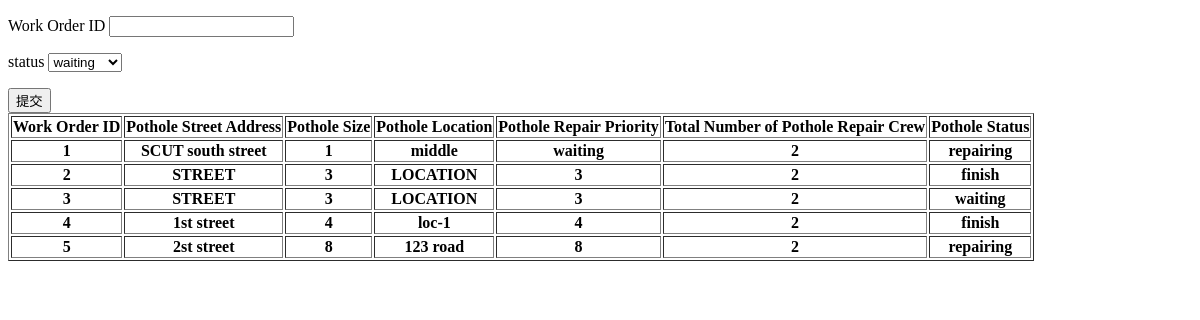
Page /admini/ on the earlier database version.
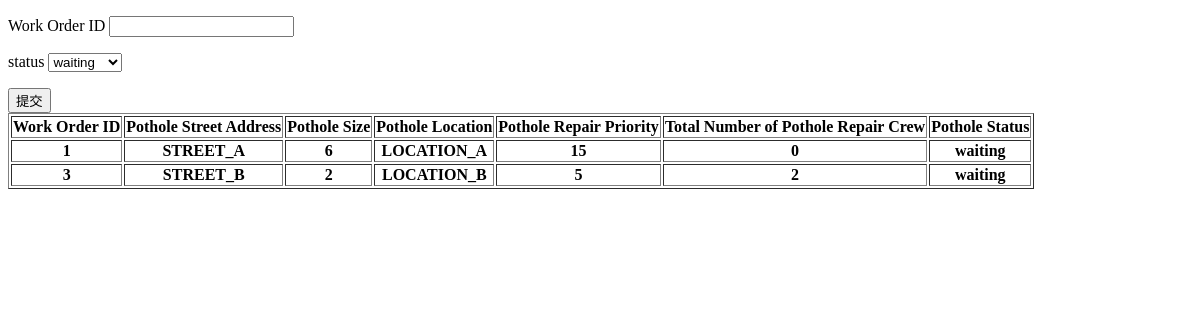
Same page on the later database version.
### models/models.py (models this page shows)
class WorkOrder(models.Model):
    pothole = models.OneToOneField(Potholes, on_delete=models.CASCADE)
    repair_crew = models.OneToOneField(RepairCrew, on_delete=models.DO_NOTHING, blank=True, null=True)
    hours_applied = models.IntegerField(blank=True, null=True)
    status = models.CharField(max_length=20)  # 3 status: waiting; repairing; finish
    filter_material = models.CharField(default="Nothing", max_length=50, blank=True, null=True)
    cost = models.IntegerField(default=10, blank=True, null=True)

class Potholes(models.Model):
    street_address = models.CharField(max_length=80)
    size = models.IntegerField()
    location = models.CharField(max_length=20)  # 2 status: middle, curb
    district = models.CharField(max_length=50)
    repair_priority = models.IntegerField(blank=True, null=True)

### admin_report/views.py (the view)
# urls.py: path('', views.admin_page_render),
def admin_page_render(request):
    work_orders = WorkOrder.objects.all()
    data = []
    for work_order in work_orders:
        num_people = get_repair_crew_numbers(work_order)
        data.append({
            "work_order": work_order,
            "num_people": num_people,
        })
    return render(request, "admin_page.html", {"work_orders": data})

### admin_report/views.py (called while the page is built)
def get_repair_crew_numbers(work_order):
    repair_crews = work_order.repair_crew
    if repair_crews == None:
        return 0
    return repair_crews.num_of_people

### templates/admin_page.html (shortened to what this page needs)
<!DOCTYPE html>
<html lang="en">
<head>
</head>
<body>
    <form action="modify" method="get">
        <p>Work Order ID <input type="text" name="id"></p>
        <p>status
            <select name="status">
                <option value="waiting">waiting</option>
            </select>
        </p>
        <button type="submit">提交</button>
    </form>
    <table border="1">
        <tr>
            <th>Work Order ID</th>
            <th>Pothole Street Address</th>
            <th>Pothole Size</th>
            <th>Pothole Location</th>
            <th>Pothole Repair Priority</th>
            <th>Total Number of Pothole Repair Crew</th>
            <th>Pothole Status</th>
        </tr>
        {% for workorder in work_orders %}
            <tr>
                <th>{{ workorder.work_order.id }}</th>
                <th>{{ workorder.work_order.pothole.street_address }}</th>
                <th>{{ workorder.work_order.pothole.size }}</th>
                <th>{{ workorder.work_order.pothole.location }}</th>
                <th>{{ workorder.work_order.pothole.repair_priority }}</th>
                <th>{{ workorder.num_people }}</th>
                <th>{{ workorder.work_order.status }}</th>
            </tr>
        {% endfor %}
    </table>
</body>
</html>

Differences in the rows shown:
removed WorkOrder: work_order.id "2", work_order.pothole.street_address "STREET", work_order.pothole.size "3", work_order.pothole.location "LOCATION", work_order.pothole.repair_priority "3", num_people "2", work_order.status "finish"
removed WorkOrder: work_order.id "4", work_order.pothole.street_address "1st street", work_order.pothole.size "4", work_order.pothole.location "loc-1", work_order.pothole.repair_priority "4", num_people "2", work_order.status "finish"
removed WorkOrder: work_order.id "5", work_order.pothole.street_address "2st street", work_order.pothole.size "8", work_order.pothole.location "123 road", work_order.pothole.repair_priority "8", num_people "2", work_order.status "repairing"
changed WorkOrder id 1: work_order.pothole.street_address "SCUT south street" → "STREET_A"; work_order.pothole.size "1" → "6"; work_order.pothole.location "middle" → "LOCATION_A"; work_order.pothole.repair_priority "waiting" → "15"; num_people "2" → "0"; work_order.status "repairing" → "waiting"
changed WorkOrder id 3: work_order.pothole.street_address "STREET" → "STREET_B"; work_order.pothole.size "3" → "2"; work_order.pothole.location "LOCATION" → "LOCATION_B"; work_order.pothole.repair_priority "3" → "5"
